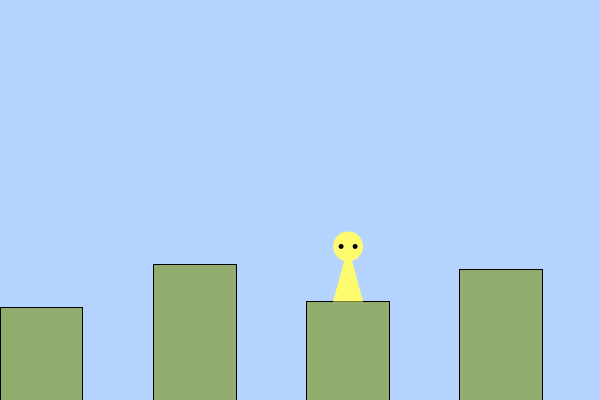
Frame 1 (no input)
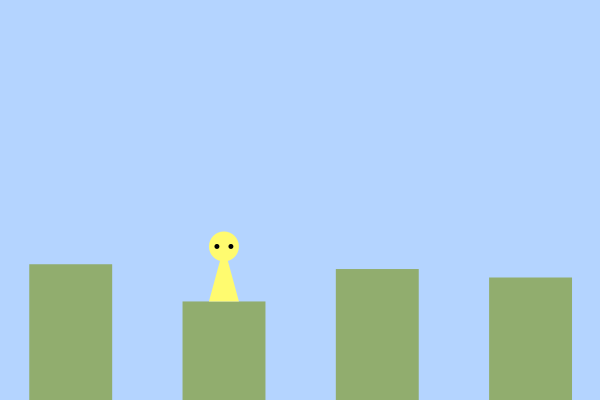
Frame 60 (the mouse pressed at the canvas centre just before this capture)
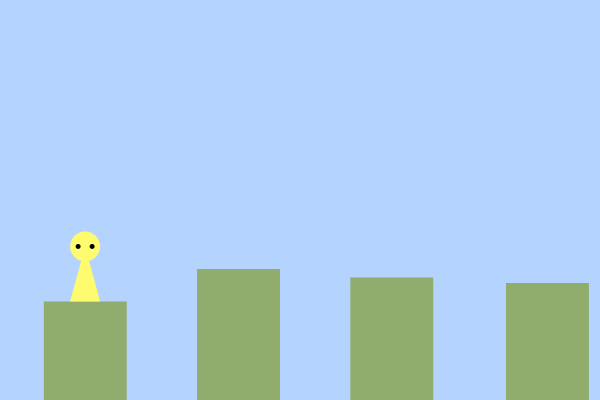
Frame 120 (the mouse held since frame 60 and released just before this capture)

The Processing sketch that drew these frames (run headless with seeded random() and noise(); from frame 60 on, the mouse is pressed at the canvas centre):

// Processing sketch: Jumpman
// ── Jumpman.pde
Land land;
Man man;

void setup(){
 size(600, 400);
//Declaration and assignment
 land = new Land();
//Let man start on the third land
 float x = land.px[2]+ land.lw/2;
 float y = land.py[2] - 15;
 man= new Man(x, y, 15); 
}

void draw(){
 background(#B4D4FF);
 //call land and man
  land.drawland();
  land.landmove();
  
  man.drawman();
  man.manmove();
  man.check();
}

//press "w" man to jump up
void keyPressed(){
  if (key == 'w'){
    man.jump();
  }
 }

// ── land.pde
//the class of land
class Land{
float[]px = new float[5];
float[]py = new float[5];
float lw =random(70, 90);
float g =random(60, 100);
float s = 2;

Land(){
  float lx = 0;
for (int i = 0; i < 5; i++){
    px[i] = lx;
   lx= lx + lw+ g;
    py[i] = 250 + random(0, 60); 
  }
}
//draw lands
void drawland(){
 fill(#91AD6E);
    for(int i = 0; i < 5; i++){
      rect(px[i], py[i], lw, height - py[i]);
   }
 }
//move land to the left and keep accelerating
  void landmove(){
 for (int i = 0; i < 5; i++){
   s = s + 0.0007;
   px[i]= px[i] -s;
//If land is moved out of the screen and refreshed on the far right
   if (px[i] + lw <0){
     float out = px[0];
 for (int o = 1; o < 5;o++){
   if (px[o] > out){
     out = px[o];
    }
   }
   px[i] = out + lw + g;
   py[i] = 250 + random(0, 60);
   }
  }
}
}

// ── man.pde
//the class of man
class Man{
boolean onland = false;
boolean gameover = false;
PVector P;
PVector V;
float r;
float v = 3;
float g = 0.5;

Man(float x, float y, float br){
P = new PVector(x, y);
V = new PVector(0, 0);
r = br;
}
//draw man
  void drawman(){
     noStroke();
     fill(#FFFB6F);
     circle(P.x, P.y-40, r*2);
     triangle(P.x-15, P.y + 15, P.x, P.y - 40, P.x + 15, P.y + 15);
     fill(0);
     circle(P.x - 7, P.y - 40, 5);
     circle(P.x + 7, P.y-40, 5);
   }
//the movement law of man
//the movement law of man
  void manmove(){
    V.y = V.y + g;
    P.add(V);
//press the "a" and the "d" to move man left and right
    if (keyPressed){
    if (key == 'a'){ 
    V.x = -v;
    }else if (key == 'd'){ 
    V.x =v;
    }
    } else {
    V.x = 0;
    }
  }
//man can only jump when he is on land
   void jump(){
  for (int i = 0; i < 5; i++){
    if (P.x > land.px[i] && P.x < land.px[i] + land.lw && P.y + r >= land.py[i] - 2 && P.y + r <= land.py[i] + 3){
        V.y = -10;
        }
    }
  }
//check whether man is on land
  void check(){
    onland = false;
    for (int i = 0; i < 5; i++){
    if (P.x > land.px[i] && P.x < land.px[i] + land.lw && P.y + r >= land.py[i] && P.y + r <= land.py[i] + 10 && V.y >= 0){
      P.y = land.py[i] - r;
      V.y = 0;
      P.x = P.x - land.s;
     }
   }
  }
}
